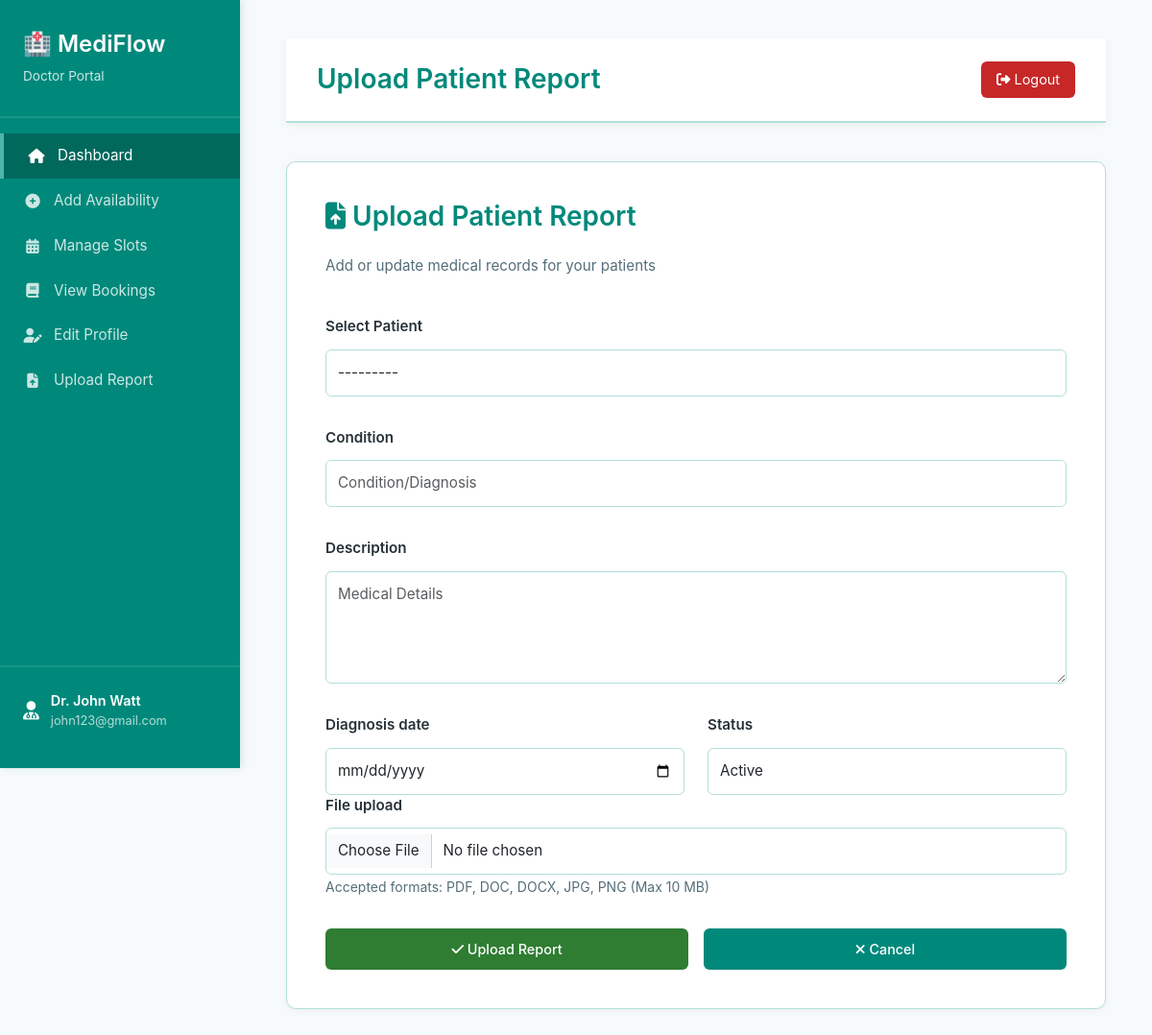
The page /doctors/upload-report/ (signed in) on the database as committed earlier.
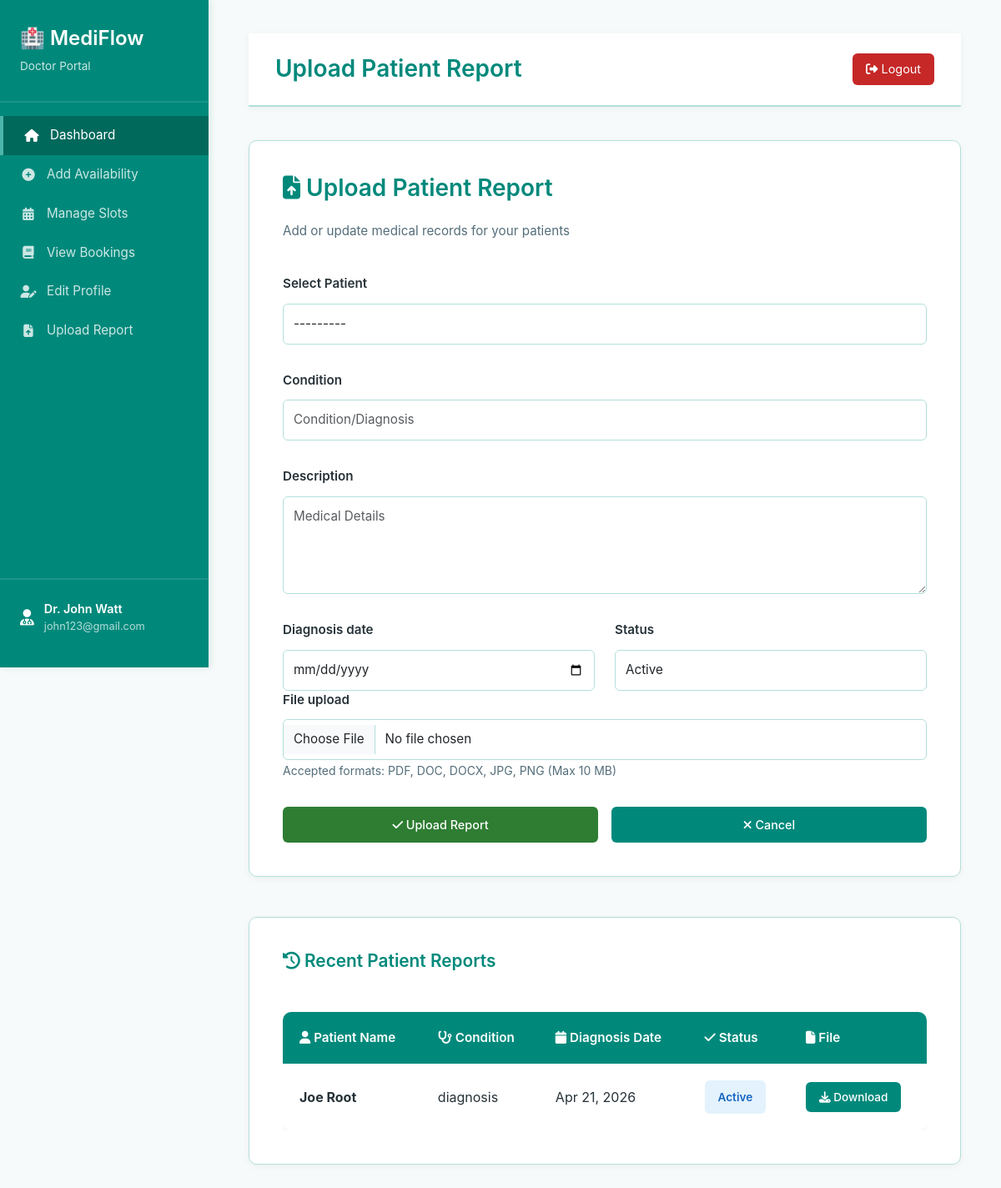
The same page on the database as committed later.
### doctors/models.py (models this page shows, shortened)
class MedicalHistory(models.Model):
    doctor = models.ForeignKey(CustomUser, on_delete=models.CASCADE, related_name='patient_records')
    patient = models.ForeignKey(CustomUser, on_delete=models.CASCADE, related_name='medical_history')
    condition = models.CharField(max_length=255)
    description = models.TextField()
    diagnosis_date = models.DateField()
    status_choices = [('active', 'Active'), ('resolved', 'Resolved'), ('chronic', 'Chronic')]
    status = models.CharField(max_length=20, choices=status_choices, default='active')
    file_upload = models.FileField(upload_to='medical_records/', null=True, blank=True)
    created_at = models.DateTimeField(auto_now_add=True)
    updated_at = models.DateTimeField(auto_now=True)
    class Meta:
        verbose_name = 'Medical History'
        verbose_name_plural = 'Medical Histories'
        ordering = ['-diagnosis_date']

### accounts/models.py (models this page shows, shortened)
class CustomUser(AbstractUser):
    ROLE_CHOICES = (
        ('DOCTOR', 'Doctor'),
        ('PATIENT', 'Patient'),
    )
    role = models.CharField(
        max_length=10,
        choices=ROLE_CHOICES,
        default='PATIENT'
    )
    google_calendar_token = models.JSONField(
        null=True,
        blank=True,
        help_text="OAuth token for Google Calendar"
    )
    is_2fa_enabled = models.BooleanField(
        default=False,
        help_text="Whether two-factor authentication is enabled"
    )
    class Meta:
        db_table = 'accounts_customuser'
        verbose_name = 'User'
        verbose_name_plural = 'Users'
    def __str__(self):
        return f"{self.email} ({self.get_role_display()})"
    def is_doctor(self):
        return self.role == 'DOCTOR'

### doctors/views.py (the view)
    def wrapper(request, *args, **kwargs):
        if not request.user.is_authenticated or not request.user.is_doctor():
            messages.error(request, "You don't have permission to access this page.")
            return redirect('home')
        return view_func(request, *args, **kwargs)

### doctors/views.py (called while the page is built)
def doctor_only(view_func):
    def wrapper(request, *args, **kwargs):
        if not request.user.is_authenticated or not request.user.is_doctor():
            messages.error(request, "You don't have permission to access this page.")
            return redirect('home')
        return view_func(request, *args, **kwargs)
    return wrapper

### templates/doctors/upload_report.html (shortened to what the changed rows need)
{% extends 'doctors/base_doctor.html' %}
{% block navbar_title %}Upload Patient Report{% endblock %}
{% block content %}
<div class="doctor-card">
    <h2><i class="fas fa-file-upload"></i> Upload Patient Report</h2>
</div>
{% if recent_reports %}
<div class="doctor-card">
    <h3><i class="fas fa-history"></i> Recent Patient Reports</h3>
    <div style="overflow-x: auto;">
        <div class="table-doctor">
            <table style="width: 100%; margin: 0;">
                <thead>
                    <tr>
                        <th><i class="fas fa-user"></i> Patient Name</th>
                        <th><i class="fas fa-stethoscope"></i> Condition</th>
                        <th><i class="fas fa-calendar"></i> Diagnosis Date</th>
                        <th><i class="fas fa-check"></i> Status</th>
                        <th><i class="fas fa-file"></i> File</th>
                    </tr>
                </thead>
                <tbody>
                    {% for report in recent_reports %}
                    <tr>
                        <td><strong>{{ report.patient.get_full_name }}</strong></td>
                        <td>{{ report.condition }}</td>
                        <td>{{ report.diagnosis_date|date:"M d, Y" }}</td>
                        <td>
                            <span class="badge-status" style="background: {% if report.status == 'active' %}#E3F2FD{% elif report.status == 'chronic' %}#FFF3E0{% else %}#E8F5E9{% endif %}; color: {% if report.status == 'active' %}#1565C0{% elif report.status == 'chronic' %}#F57C00{% else %}#2E7D32{% endif %};">
                                {{ report.get_status_display }}
                            </span>
                        </td>
                        <td>
                            {% if report.file_upload %}
                            <a href="{{ report.file_upload.url }}" class="btn-doctor btn-primary-doctor" style="padding: 0.5rem 1rem; font-size: 0.85rem;">
                                <i class="fas fa-download"></i> Download
                            </a>
                            {% else %}
                            <span style="color: #546E7A; font-size: 0.9rem;">No file</span>
                            {% endif %}
                        </td>
                    </tr>
                    {% endfor %}
                </tbody>
            </table>
        </div>
    </div>
</div>
{% endif %}
{% endblock %}

Rows that differ between the two databases and show on the page:
added MedicalHistory: patient.get_full_name "Joe Root", condition "diagnosis", diagnosis_date "Apr 21, 2026", status "Active"
Other text that changed with them:
text now shown: "Recent Patient Reports Patient Name Condition Diagnosis Date Status File"
